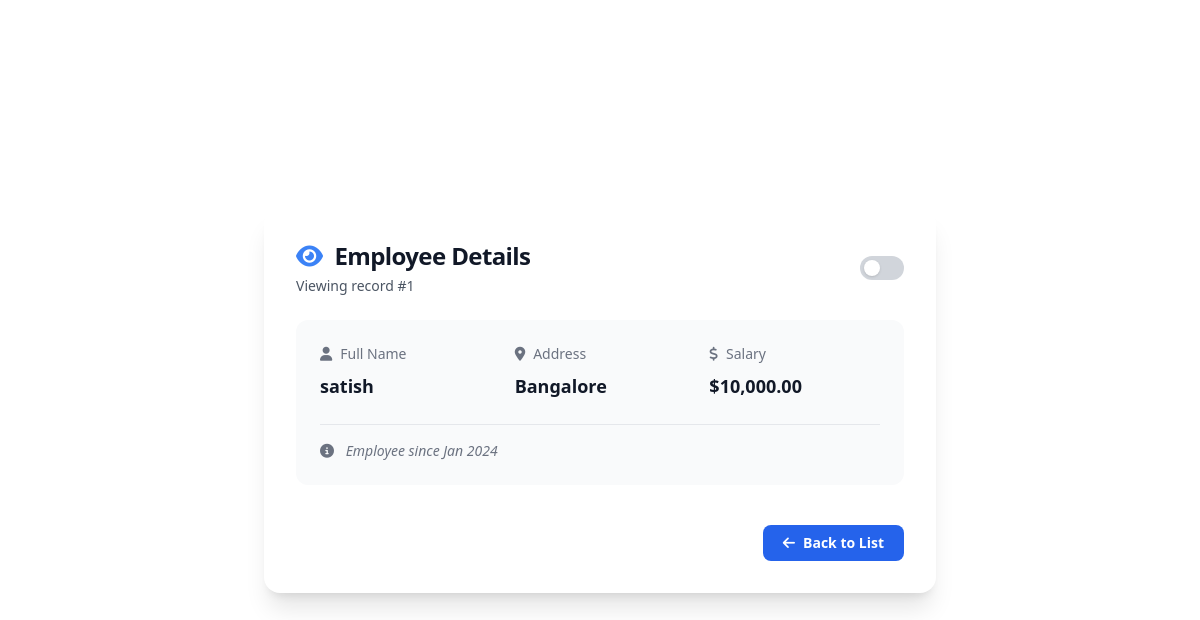
Screenshot of /read.php?id=1 with the database file from the repository.
### tables this page shows
CREATE TABLE `employees` (
  `id` int(11) NOT NULL,
  `name` varchar(100) NOT NULL,
  `address` varchar(255) NOT NULL,
  `salary` bigint(20) NOT NULL
);

### read.php (the view, shortened to what this page needs)
<?php
if(isset($_GET["id"]) && !empty(trim($_GET["id"]))){
    require_once "config.php";
    $sql = "SELECT * FROM employees WHERE id = ?";
    if($stmt = mysqli_prepare($link, $sql)){
        mysqli_stmt_bind_param($stmt, "i", $param_id);
        if(mysqli_stmt_execute($stmt)){
            $result = mysqli_stmt_get_result($stmt);
            if(mysqli_num_rows($result) == 1){
                $row = mysqli_fetch_array($result, MYSQLI_ASSOC);
            } else{
                header("location: error.php");
                exit();
            }
        } else{
            echo "Oops! Something went wrong. Please try again later.";
        }
    }
} else{
    header("location: error.php");
    exit();
}
?>
<!DOCTYPE html>
<html lang="en" class="dark">
<head>
  <script src="https://cdn.tailwindcss.com"></script>
  <link rel="stylesheet" href="https://cdnjs.cloudflare.com/ajax/libs/font-awesome/6.4.0/css/all.min.css">
</head>
<body class="bg-white text-gray-900 dark:bg-gray-900 dark:text-white transition-colors duration-300 font-sans">
  <div class="min-h-screen flex items-center justify-center px-4 sm:px-6 lg:px-8 py-8">
    <div class="w-full max-w-2xl bg-white dark:bg-gray-800 rounded-2xl shadow-xl p-8 space-y-6 transition-all">
      <div class="flex items-center justify-between">
        <div>
          <h1 class="text-2xl font-bold tracking-tight text-gray-900 dark:text-white flex items-center">
            <i class="fas fa-eye mr-3 text-blue-500"></i>
            Employee Details
          </h1>
          <p class="text-sm text-gray-600 dark:text-gray-300 mt-1">Viewing record #<?php echo htmlspecialchars($_GET["id"]); ?></p>
        </div>
        <div class="flex items-center space-x-2">
          <label for="theme-toggle" class="relative inline-block w-11 h-6 bg-gray-300 dark:bg-gray-600 rounded-full cursor-pointer transition-colors">
            <span class="absolute left-1 top-1 w-4 h-4 bg-white rounded-full shadow transform transition-transform"></span>
          </label>
        </div>
      </div>
      <div class="bg-gray-50 dark:bg-gray-700/30 rounded-xl p-6 space-y-6">
        <div class="grid grid-cols-1 md:grid-cols-3 gap-6">
          <div class="space-y-2">
            <div class="flex items-center text-sm font-medium text-gray-500 dark:text-gray-400">
              <i class="fas fa-user mr-2"></i>
              Full Name
            </div>
            <div class="text-lg font-semibold text-gray-900 dark:text-white">
              <?php echo htmlspecialchars($row["name"]); ?>
            </div>
          </div>
          <div class="space-y-2">
            <div class="flex items-center text-sm font-medium text-gray-500 dark:text-gray-400">
              <i class="fas fa-map-marker-alt mr-2"></i>
              Address
            </div>
            <div class="text-lg font-semibold text-gray-900 dark:text-white">
              <?php echo htmlspecialchars($row["address"]); ?>
            </div>
          </div>
          <div class="space-y-2">
            <div class="flex items-center text-sm font-medium text-gray-500 dark:text-gray-400">
              <i class="fas fa-dollar-sign mr-2"></i>
              Salary
            </div>
            <div class="text-lg font-semibold text-gray-900 dark:text-white">
              $<?php echo number_format(htmlspecialchars($row["salary"]), 2); ?>
            </div>
          </div>
        </div>
        <div class="border-t border-gray-200 dark:border-gray-700 pt-4 mt-4">
          <div class="text-sm text-gray-500 dark:text-gray-400 italic">
            <i class="fas fa-info-circle mr-2"></i>
            Employee since <?php echo date("M Y", strtotime("-" . rand(1,60) . " months")); ?>
          </div>
        </div>
      </div>
      <div class="flex justify-end pt-4">
        <a href="index.php" class="inline-flex items-center gap-2 px-5 py-2 rounded-lg bg-blue-600 hover:bg-blue-700 text-white text-sm font-semibold transition">
          <i class="fas fa-arrow-left"></i> Back to List
        </a>
      </div>
    </div>
  </div>
</body>
</html>

### rows the page displays
employees: name "satish", address "Bangalore", salary "10,000.00"

### other values shown
$_GET["id"] "1"
